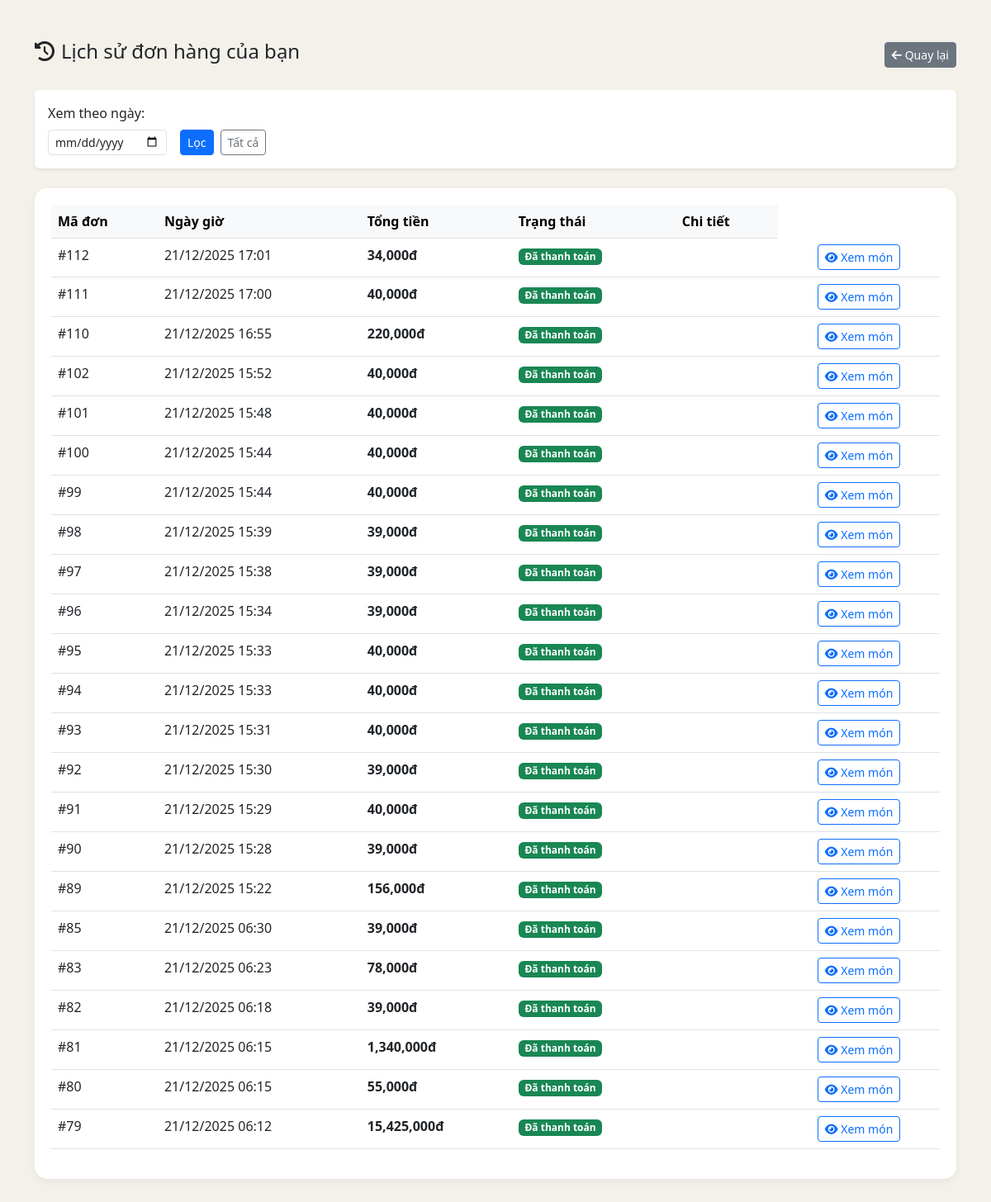
The page /pos/history.php (signed in) on the database its author committed.
### tables this page shows
CREATE TABLE `orders` (
  `id` int(11) NOT NULL,
  `user_id` int(11) NOT NULL DEFAULT 1,
  `order_date` datetime NOT NULL DEFAULT current_timestamp(),
  `total_price` int(11) NOT NULL,
  `status` varchar(255) NOT NULL DEFAULT 'not_paid',
  `session_id` int(11) DEFAULT NULL,
  `voucher_code` varchar(50) DEFAULT NULL,
  `discount_percent` decimal(5,2) DEFAULT 0.00,
  `final_amount` decimal(10,2) DEFAULT 0.00
);

### pos/history.php (the view, shortened to what this page needs)
<?php
global $mysqli;
$user_id = $_SESSION['user_id'];
$filter_date = isset($_GET['date']) ? $_GET['date'] : '';
$where_clause = "WHERE user_id = $user_id";
$query = "SELECT * FROM orders $where_clause ORDER BY order_date DESC";
$result = $mysqli->query($query);
?>
<!DOCTYPE html>
<html lang="vi">
<head>
    <link href="https://cdn.jsdelivr.net/npm/bootstrap@5.3.0/dist/css/bootstrap.min.css" rel="stylesheet">
    <link rel="stylesheet" href="https://cdnjs.cloudflare.com/ajax/libs/font-awesome/6.4.0/css/all.min.css">
</head>
<body>
<div class="container py-5">
    <div class="d-flex justify-content-between align-items-center mb-4">
        <h4><i class="fa-solid fa-clock-rotate-left me-2"></i>Lịch sử đơn hàng của bạn</h4>
        <a href="index.php" class="btn btn-secondary btn-sm"><i class="fa-solid fa-arrow-left"></i> Quay lại</a>
    </div>
    <div class="card mb-4 border-0 shadow-sm">
        <div class="card-body">
            <form class="row g-3" method="GET">
                <div class="col-auto">
                    <label class="form-label">Xem theo ngày:</label>
                    <input type="date" name="date" class="form-control form-control-sm" value="<?= $filter_date ?>">
                </div>
                <div class="col-auto d-flex align-items-end">
                    <button type="submit" class="btn btn-primary btn-sm me-2">Lọc</button>
                    <a href="history.php" class="btn btn-outline-secondary btn-sm">Tất cả</a>
                </div>
            </form>
        </div>
    </div>
    <div class="table-container">
        <table class="table table-hover">
            <thead class="table-light">
                <tr>
                    <th>Mã đơn</th>
                    <th>Ngày giờ</th>
                    <th>Tổng tiền</th>
                    <th>Trạng thái</th>
                    <th>Chi tiết</th>
                </tr>
            </thead>
            <tbody>
                <?php if ($result->num_rows > 0): ?>
                    <?php while($row = $result->fetch_assoc()): ?>
                    <tr>
                        <td>#<?= $row['id'] ?></td>
                        <td><?= date('d/m/Y H:i', strtotime($row['order_date'])) ?></td>
                        <td class="fw-bold"><?= number_format($row['total_price']) ?>đ</td>
                        <td><span class="badge bg-success">Đã thanh toán</span></td>
                        <td>
                            <td class="text-center">
    <button class="btn btn-sm btn-outline-primary btn-view-detail"
            data-id="<?= $row['id'] ?>">
        <i class="fa-solid fa-eye"></i> Xem món
    </button>
</td>
                        </td>
                    </tr>
                    <?php endwhile; ?>
                <?php else: ?>
                    <tr><td colspan="5" class="text-center text-muted">Bạn chưa có đơn hàng nào trong ngày này.</td></tr>
                <?php endif; ?>
            </tbody>
        </table>
    </div>
</div>
</body>
</html>

### pos/history.php (style rules this page uses)
body { background-color: #f4f1ea; }
.table-container { background: white; border-radius: 15px; padding: 20px; box-shadow: 0 4px 10px rgba(0,0,0,0.05); }

### rows shown on the page
orders: id "112", order_date "21/12/2025 17:01", total_price "34,000"
orders: id "111", order_date "21/12/2025 17:00", total_price "40,000"
orders: id "110", order_date "21/12/2025 16:55", total_price "220,000"
orders: id "102", order_date "21/12/2025 15:52", total_price "40,000"
orders: id "101", order_date "21/12/2025 15:48", total_price "40,000"
orders: id "100", order_date "21/12/2025 15:44", total_price "40,000"
orders: id "99", order_date "21/12/2025 15:44", total_price "40,000"
orders: id "98", order_date "21/12/2025 15:39", total_price "39,000"
orders: id "97", order_date "21/12/2025 15:38", total_price "39,000"
orders: id "96", order_date "21/12/2025 15:34", total_price "39,000"
orders: id "95", order_date "21/12/2025 15:33", total_price "40,000"
orders: id "94", order_date "21/12/2025 15:33", total_price "40,000"
orders: id "93", order_date "21/12/2025 15:31", total_price "40,000"
orders: id "92", order_date "21/12/2025 15:30", total_price "39,000"
orders: id "91", order_date "21/12/2025 15:29", total_price "40,000"
orders: id "90", order_date "21/12/2025 15:28", total_price "39,000"
orders: id "89", order_date "21/12/2025 15:22", total_price "156,000"
orders: id "85", order_date "21/12/2025 06:30", total_price "39,000"
orders: id "83", order_date "21/12/2025 06:23", total_price "78,000"
orders: id "82", order_date "21/12/2025 06:18", total_price "39,000"
orders: id "81", order_date "21/12/2025 06:15", total_price "1,340,000"
orders: id "80", order_date "21/12/2025 06:15", total_price "55,000"
orders: id "79", order_date "21/12/2025 06:12", total_price "15,425,000"
